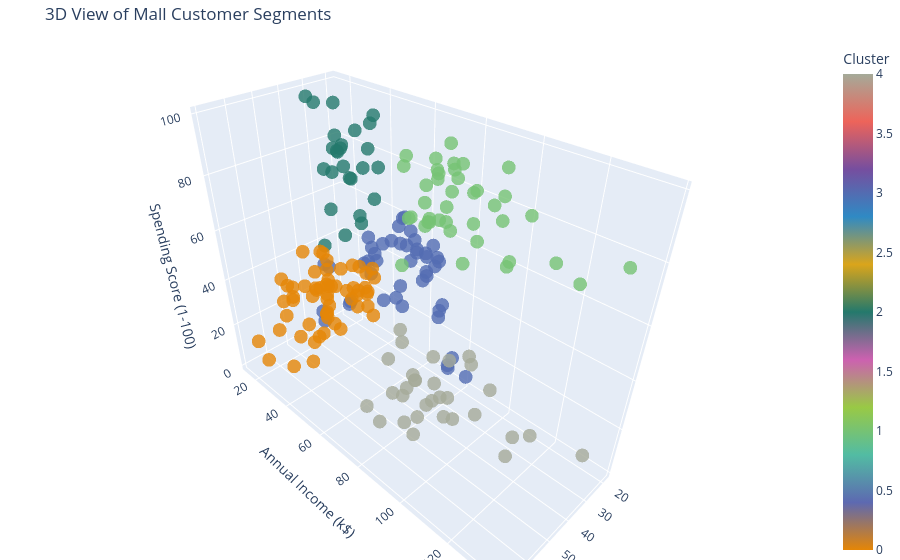

Write notebook code for a chart like this one.
### Markdown cell above
- **The df.head() output confirms that the K-Means algorithm has successfully appended a new 'Cluster' column to our dataset, classifying each customer into one of the 5 groups (labeled 0 to 4).**

- **For instance, Customers 0, 1, 3, and 4 share similar low-income patterns but exhibit relatively moderate-to-high spending tendencies, leading the model to group them together into Cluster 2.**

- **Conversely, Customer 2—despite having a similar low income and young age—shows an extremely low spending score of 6, causing the algorithm to separate them into Cluster 3. This demonstrates that the model is actively finding distinct mathematical boundaries between different customer types.**

### Code cell
fig = px.scatter_3d(df, 
                    x='Age', 
                    y='Annual Income (k$)', 
                    z='Spending Score (1-100)',
                    color='Cluster', 
                    opacity=0.8,
                    title='3D View of Mall Customer Segments',
                    color_continuous_scale=px.colors.qualitative.Vivid)


fig.update_layout(margin=dict(l=0, r=0, b=0, t=40))
fig.show()

### Figure 1 — Plotly figure (JSON) as saved in the notebook; plotly's stock layout.template omitted (floating-point values rounded to 4 significant figures; data arrays with more than 128 entries replaced by an {"elided": "..."} marker saying what was removed)
{"data": [{"hovertemplate": "Age=%{x}<br>Annual Income (k$)=%{y}<br>Spending Score (1-100)=%{z}<br>Cluster=%{marker.color}<extra></extra>", "legendgroup": "", "marker": {"color": {"elided": "200 int values"}, "coloraxis": "coloraxis", "opacity": 0.8, "symbol": "circle"}, "mode": "markers", "name": "", "scene": "scene", "showlegend": false, "type": "scatter3d", "x": {"elided": "200 int values"}, "y": {"elided": "200 int values"}, "z": {"elided": "200 int values"}}], "layout": {"coloraxis": {"colorbar": {"title": {"text": "Cluster"}}, "colorscale": [[0, "rgb(229, 134, 6)"], [0.1, "rgb(93, 105, 177)"], [0.2, "rgb(82, 188, 163)"], [0.3, "rgb(153, 201, 69)"], [0.4, "rgb(204, 97, 176)"], [0.5, "rgb(36, 121, 108)"], [0.6, "rgb(218, 165, 27)"], [0.7, "rgb(47, 138, 196)"], [0.8, "rgb(118, 78, 159)"], [0.9, "rgb(237, 100, 90)"], [1, "rgb(165, 170, 153)"]]}, "legend": {"tracegroupgap": 0}, "margin": {"b": 0, "l": 0, "r": 0, "t": 40}, "scene": {"domain": {"x": [0, 1], "y": [0, 1]}, "xaxis": {"title": {"text": "Age"}}, "yaxis": {"title": {"text": "Annual Income (k$)"}}, "zaxis": {"title": {"text": "Spending Score (1-100)"}}}, "title": {"text": "3D View of Mall Customer Segments"}}}
